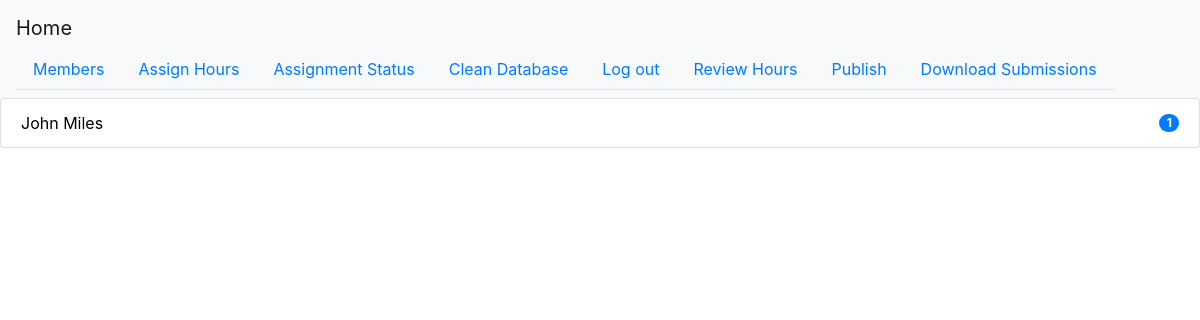
Page /members (signed in) on the earlier database version.
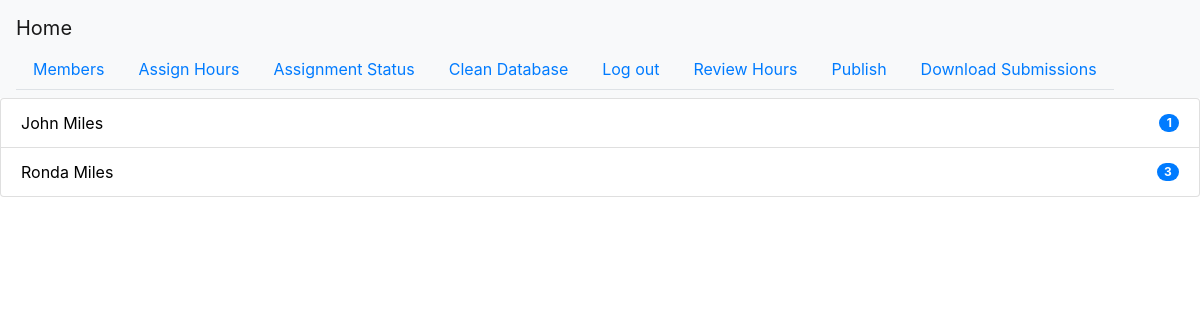
Same page on the later database version.
### app.py (models this page shows, shortened)
class Member(db.Model):
    id = db.Column(db.Integer, primary_key=True)
    first = db.Column(db.Text)
    last = db.Column(db.Text)
    phone = db.Column(db.Text)
    email = db.Column(db.Text)
    status = db.Column(db.Text)
    active = db.Column(db.Boolean)
    hours = db.Column(db.Integer)
    assigned = db.Column(db.Boolean)

### app.py (the view)
@app.route('/members', methods=['GET', 'POST'])
@login_required
def members():
    from utils.components import GenerateMembersButton
    generate = GenerateMembersButton()
    if generate.validate_on_submit():
        from modules.MemberGenerator import generate_members
        member_list = generate_members()
        db.session.add_all(member_list)
        db.session.commit()
        return redirect(url_for('members'))
    try:
        member_list = Member.query.all()
        member_list = sorted(member_list, key=lambda member: member.hours)
        member_list = [member for member in member_list if member.active]
    except Exception as e:
        print(e)
        member_list = []
    return render_template('members.html', generate=generate, member_list=member_list)

### app.py (called while the page is built)
@login_manager.user_loader
def load_user(user_id):
    return User.query.get(user_id)

### templates/members.html (shortened to what this page needs)
{% extends "base.html" %}
{% block content %}
    {% if member_list %}
        <ul class="list-group">
            {% for member in member_list %}
                <li class="list-group-item d-flex justify-content-between align-items-center">
                    <a style="color:black" href="{{ url_for('member_page',identifier=member.id)}}">
                        {{ member.first + ' ' + member.last}}
                    </a>
                    <span class="badge badge-primary badge-pill">{{ member.hours }}</span>
                </li>
            {% endfor %}
        </ul>
    {% endif %}
{% endblock %}

### templates/base.html (shortened to what this page needs)
<!DOCTYPE html>
<html lang="en">
<head>
    <link rel="stylesheet" href="https://stackpath.bootstrapcdn.com/bootstrap/4.3.1/css/bootstrap.min.css">
</head>
<body>
<nav class="navbar navbar-light bg-light">
    <a class="navbar-brand" href="{{ url_for('index')}}">Home</a>
    {% if current_user.is_authenticated %}
        <ul class="nav nav-tabs">
            <li class="nav-item">
                <a class="nav-link" href="{{ url_for('members')}}">Members<span class="sr-only">(current)</span></a>
            </li>
            <li class="nav-item">
                <a class="nav-link" href="{{ url_for('assignment')}}">Assign Hours<span class="sr-only">(current)</span></a>
            </li>
            <li class="nav-item">
                <a class="nav-link" href="{{ url_for('assignment_status')}}">Assignment Status<span class="sr-only">(current)</span></a>
            </li>
            <li class="nav-item">
                <a class="nav-link" href="{{ url_for('delete')}}">Clean Database<span class="sr-only">(current)</span></a>
            </li>
            <li class="nav-item">
                <a class="nav-link" href="{{ url_for('logout') }}">Log out<span class="sr-only">(current)</span></a>
            </li>
            <li class="nav-item">
                <a class="nav-link" href="{{ url_for('review_main') }}">Review Hours<span class="sr-only">(current)</span></a>
            </li>
            <li class="nav-item">
                <a class="nav-link" href="{{ url_for('publish') }}">Publish<span class="sr-only">(current)</span></a>
            </li>
            <li class="nav-item">
                <a class="nav-link" href="{{ url_for('download_submissions') }}">Download Submissions<span class="sr-only">(current)</span></a>
            </li>
        </ul>
    {% endif %}
</nav>
{% block content %}
{% endblock %}
</body>
</html>

Differences in the rows shown:
added Member: first+last "Ronda Miles", hours "3"
